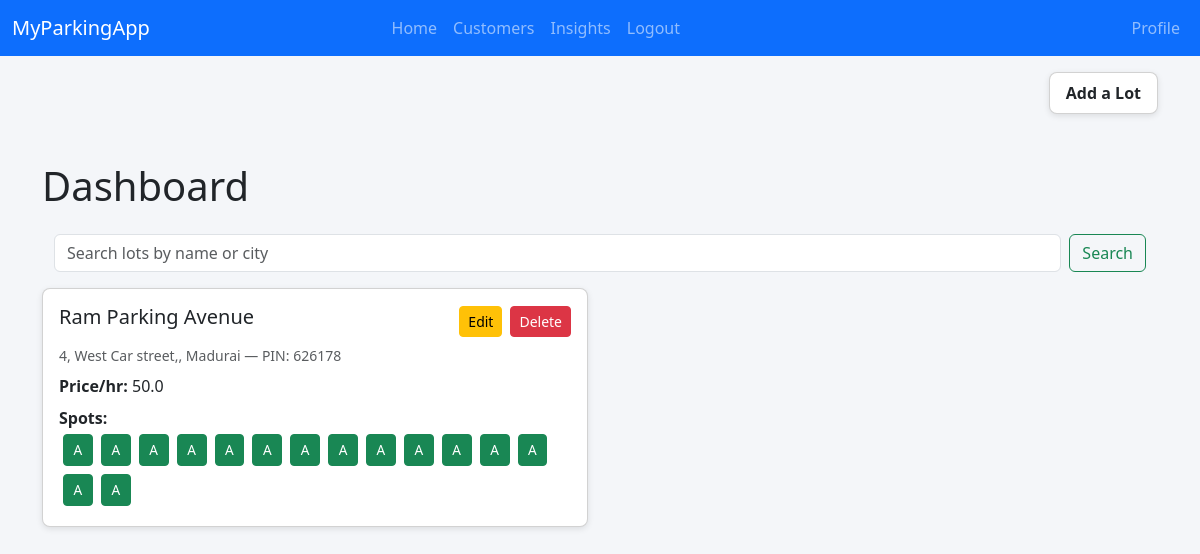
Page /dashboard (signed in) on the committed database.
### controller/models.py (models this page shows)
class ParkingLot(db.Model):
    __tablename__ = 'parking_lot'
    lot_id = db.Column(db.Integer, primary_key=True, autoincrement=True)
    lot_name = db.Column(db.String(100), nullable=False)
    address = db.Column(db.String(200), nullable=True)
    pincode = db.Column(db.String(10), nullable=False)     # <--- new field for PIN code
    city = db.Column(db.String(100), nullable=True)
    number_of_spots = db.Column(db.Integer, nullable=True)
    price_per_hour = db.Column(db.Float, nullable=True)   # optional
    created_on = db.Column(db.DateTime, default=db.func.now())
    manager_id = db.Column(db.Integer, db.ForeignKey('lot_manager.manager_id'), nullable=False)
    manager = db.relationship('LotManager', backref=db.backref('lots', lazy=True))
    spots = db.relationship('ParkingSpot', backref='lot', lazy=True, cascade="all, delete-orphan")

class ParkingSpot(db.Model):
    __tablename__ = 'parking_spot'
    spot_id = db.Column(db.Integer, primary_key=True, autoincrement=True)
    lot_id = db.Column(db.Integer, db.ForeignKey('parking_lot.lot_id'), nullable=False)
    spot_number = db.Column(db.String(50), nullable=False)  # e.g., "A1", "001", etc.
    is_occupied = db.Column(db.String(1), nullable=False, default='A') # 'A' for available, 'O' for occupied
    vehicle_reg_no = db.Column(db.String(50), nullable=True)  # optionally store currently parked vehicle's reg no
    occupied_since = db.Column(db.DateTime, nullable=True)

### main.py (the view, shortened to what this page needs)
@app.route('/dashboard')
def dashboard():
    user = User.query.get(session.get('user_id'))
    if not user:
        return redirect(url_for('login'))
    manager = LotManager.query.filter_by(user_id=user.user_id).first()
    if not manager:
        lots = []
    else:
        query = ParkingLot.query.filter_by(manager_id=manager.manager_id)
        search_term = request.args.get('search')
        lots = query.all()
    return render_template('lotmanager.html', lots=lots)

### templates/lotmanager.html (shortened to what this page needs)
<!DOCTYPE html>
<html lang="en">
<head>
  <link href="https://cdn.jsdelivr.net/npm/bootstrap@5.3.3/dist/css/bootstrap.min.css" rel="stylesheet" />
</head>
<body>
  <nav class="navbar navbar-expand-lg navbar-dark bg-primary">
    <div class="container-fluid">
      <a class="navbar-brand" href="#">MyParkingApp</a>
      <div class="collapse navbar-collapse" id="navbarNav">
        <ul class="navbar-nav mx-auto">
          <li class="nav-item"><a class="nav-link" href="#">Home</a></li>
          <li class="nav-item"><a class="nav-link" href="#">Customers</a></li>
          <li class="nav-item"><a class="nav-link" href="#">Insights</a></li>
          <li class="nav-item"><a class="nav-link" href="{{ url_for('login') }}">Logout</a></li>
        </ul>
        <ul class="navbar-nav ms-auto">
          <li class="nav-item"><a class="nav-link" href="#">Profile</a></li>
        </ul>
      </div>
    </div>
  </nav>
  <div class="container mt-3">
    <div class="d-flex justify-content-end">
      <div class="card card-custom card-add-lot px-3 py-2"
         style="cursor: pointer; max-width:200px;"
        onclick="window.location.href='{{ url_for('add_lot') }}'">
        <div class="d-flex align-items-center">
            <span class="fw-bold">Add a Lot</span>
        </div>
        </div>
    </div>
  </div>
  <div class="container mt-5">
    <h1 class="mb-4">Dashboard</h1>
<div class="container mb-3">
  <form method="GET" action="{{ url_for('dashboard') }}" class="d-flex">
    <input
      class="form-control me-2"
      type="search"
      name="search"
      placeholder="Search lots by name or city"
      value="{{ request.args.get('search', '') }}"
      aria-label="Search">
    <button class="btn btn-outline-success" type="submit">Search</button>
  </form>
</div>
    <div class="row">
      {% if lots %}
        {% for lot in lots %}
          <div class="col-md-6 mb-4">
            <div class="card card-custom h-100">
              <div class="card-body">
                <div class="d-flex justify-content-between align-items-center mb-2">
                  <h5 class="card-title">{{ lot.lot_name }}</h5>
                  <div class="d-flex gap-2">
                    <a href="{{ url_for('edit_lot', lot_id=lot.lot_id) }}"
                       class="btn btn-sm btn-warning">Edit</a>
                    <form action="{{ url_for('delete_lot', lot_id=lot.lot_id) }}" method="POST"
                          style="display:inline;" onsubmit="return confirm('Are you sure you want to delete this lot?');">
                      <button type="submit" class="btn btn-sm btn-danger">Delete</button>
                    </form>
                  </div>
                </div>
                <p class="text-muted small mb-2">
                  {{ lot.address }}, {{ lot.city }} — PIN: {{ lot.pincode }}
                </p>
                <p class="mb-2"><strong>Price/hr:</strong> {{ lot.price_per_hour or 'N/A' }}</p>
                <div><strong>Spots:</strong></div>
                <div class="d-flex flex-wrap">
                  {% for spot in lot.spots %}
                      <button class="btn btn-sm btn-success m-1 spot-btn">
                        {{ spot.is_occupied }}
                      </button>
                    {% endfor %}
                </div>
              </div>
            </div>
          </div>
        {% endfor %}
      {% else %}
        <p class="text-muted">No parking lots available yet.</p>
      {% endif %}
    </div>
  </div>
</body>
</html>

### templates/lotmanager.html (style rules this page uses)
body { background-color: #f4f6f9; }
.card-custom { border-radius: 8px; box-shadow: 0 2px 6px rgba(0,0,0,0.1); transition: transform .2s; }
.card-add-lot { cursor: pointer; background-color: #ffffff; text-align: center; padding: 2rem; }
.spot-btn { padding: 0.3rem 0.6rem; font-size: 0.85rem; }

### rows in the picture
ParkingLot: lot_name "Ram Parking Avenue", address "4, West Car street,", city "Madurai", pincode "626178", price_per_hour "50.0"
ParkingSpot: is_occupied "A"
ParkingSpot: is_occupied "A"
ParkingSpot: is_occupied "A"
ParkingSpot: is_occupied "A"
ParkingSpot: is_occupied "A"
ParkingSpot: is_occupied "A"
ParkingSpot: is_occupied "A"
ParkingSpot: is_occupied "A"
ParkingSpot: is_occupied "A"
ParkingSpot: is_occupied "A"
ParkingSpot: is_occupied "A"
ParkingSpot: is_occupied "A"
ParkingSpot: is_occupied "A"
ParkingSpot: is_occupied "A"
ParkingSpot: is_occupied "A"
